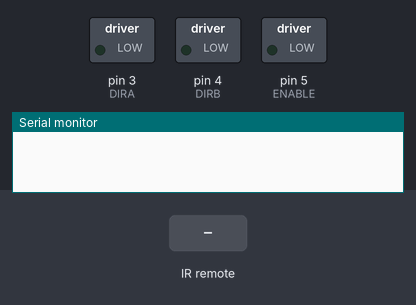
A sketch run on a simulated Arduino Uno, built with avr-gcc and run on an emulated ATmega328P. On the bench: switched loads named in the sketch (green lamp = pin HIGH), the last lines printed to the serial monitor. Inputs (shaded band) come from the test bench.

Above: at 1.2 s.
1.3 s: infrared code 0xFF629D received
At 2.7 s:
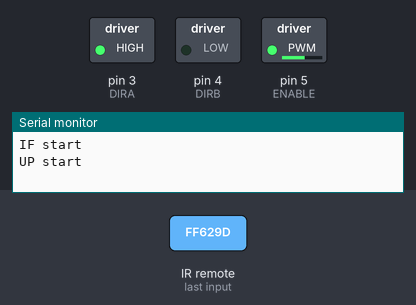
At 4.1 s:
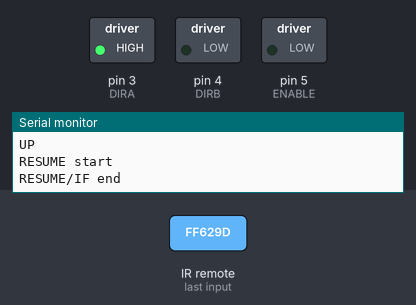
4.3 s: infrared code 0xFFA857 received
At 5.0 s:
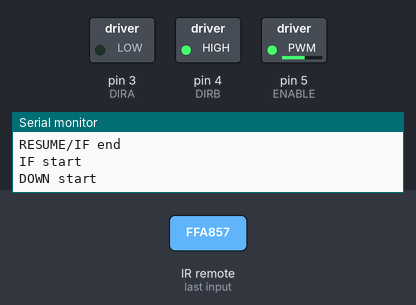
Timing chart, 0 to 8.1 s (numbered marks = the images above; inputs shaded):
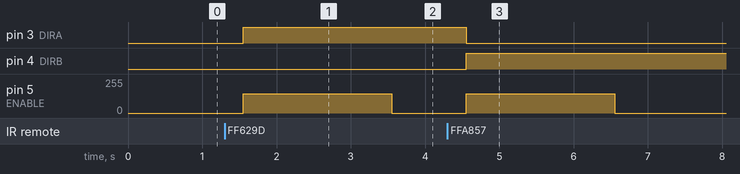

Measured:
- after the input at 1.3 s, pin 3 (DIRA): LOW → HIGH after 0.25 s; pin 5 (ENABLE): 0/255 → 144/255 after 0.25 s, → 0/255 2.0 s later
- after the input at 4.3 s, pin 3 (DIRA): HIGH → LOW after 0.25 s; pin 4 (DIRB): LOW → HIGH after 0.25 s; pin 5 (ENABLE): 0/255 → 144/255 after 0.25 s, → 0/255 2.0 s later

The sketch:

Project_23_Controlling_Stepper_Motor_With_Remote.ino
```cpp
#include "IRremote.h"

/*----- Variables, Pins -----*/
#define ENABLE 5
#define DIRA 3
#define DIRB 4
int i;
int receiver = 12; // Signal Pin of IR receiver to Arduino Digital Pin 6

/*-----( Declare objects )-----*/
IRrecv irrecv(receiver);    // create instance of 'irrecv'
decode_results results;     // create instance of 'decode_results'

void setup()
{
  irrecv.enableIRIn(); // Start the receiver
    //---set pin direction
  pinMode(ENABLE,OUTPUT);
  pinMode(DIRA,OUTPUT);
  pinMode(DIRB,OUTPUT);
  Serial.begin(9600);
}

void loop()
{
if (irrecv.decode(&results)) // have we received an IR signal?
  {
    Serial.println("IF start");
    switch(results.value)
    {
      Serial.println("SWITCH start");

      case 0xFF629D: // "UP" button pressed
                      Serial.println("UP start");
                      digitalWrite(ENABLE,LOW);
                      delay(250);
                      analogWrite(ENABLE,400); // enable on
                      digitalWrite(DIRA,HIGH); //one way
                      digitalWrite(DIRB,LOW);
                      delay(2000);
                      digitalWrite(ENABLE,LOW);
                      Serial.println("UP");
                      break;

      case 0xFFA857: // "DOWN" button pressed
                      Serial.println("DOWN start");
                      digitalWrite(ENABLE,LOW);
                      delay(250);
                      analogWrite(ENABLE,400);
                      digitalWrite(DIRA,LOW);  //reverse
                      digitalWrite(DIRB,HIGH);
                      delay(2000);
                      digitalWrite(ENABLE,LOW);
                      Serial.println("DOWN end");
                      break;

      case 0xFF02FD: // "OK" button pressed
                      Serial.println("OK start");
                      digitalWrite(ENABLE, LOW); // Turns it off
                      delay(2000);
                      Serial.println("OK end");
                      break;

    }

    Serial.println("RESUME start");
    irrecv.resume(); // receive the next value
    Serial.println("RESUME/IF end");
    Serial.println("");
  }


}/* --end main loop -- */
```
